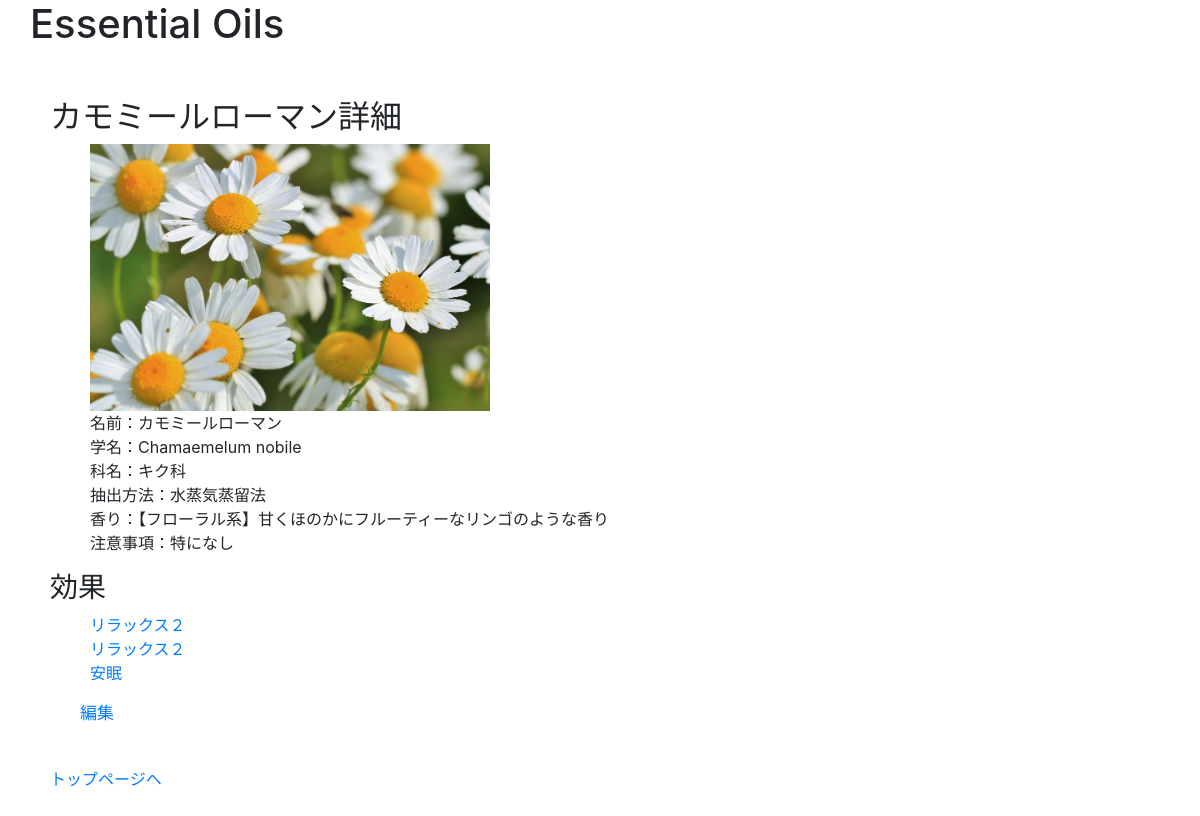
The app's page /oil_detail_for_user.php?id=3 with its own data.
### tables this page shows
CREATE TABLE `essential_oils` (
  `id` int(11) NOT NULL AUTO_INCREMENT,
  `name` varchar(255) NOT NULL,
  `scientific_name` varchar(255) NOT NULL,
  `plant_name` varchar(255) NOT NULL,
  `extraction` varchar(255) NOT NULL,
  `aroma` varchar(255) NOT NULL,
  `caution` varchar(255) NOT NULL,
  `english_name` varchar(255) NOT NULL,
  `user_id` int(11) NOT NULL,
  `image` varchar(255) NOT NULL,
  `created_at` timestamp NOT NULL DEFAULT CURRENT_TIMESTAMP,
  PRIMARY KEY (`id`),
  KEY `user_id` (`user_id`),
  CONSTRAINT `essential_oils_ibfk_1` FOREIGN KEY (`user_id`) REFERENCES `users` (`id`) ON DELETE CASCADE ON UPDATE CASCADE
);

CREATE TABLE `effects` (
  `id` int(11) NOT NULL AUTO_INCREMENT,
  `effect` varchar(255) NOT NULL,
  `content` varchar(255) NOT NULL,
  `caution` varchar(255) NOT NULL,
  `user_id` int(11) NOT NULL,
  `created_at` timestamp NOT NULL DEFAULT CURRENT_TIMESTAMP,
  PRIMARY KEY (`id`),
  KEY `user_id` (`user_id`),
  CONSTRAINT `effects_ibfk_1` FOREIGN KEY (`user_id`) REFERENCES `users` (`id`) ON DELETE CASCADE ON UPDATE CASCADE
);

### oil_detail_for_user.php (called while the page is built, shortened)
<?php
    require_once 'DAOs/OilDAO.php';
    require_once 'DAOs/EffectDAO.php';
    $login_user = $_SESSION['login_user'];
    $id = $_GET['id'];
    $oil = OilDAO::find($id);
    $effects = EffectDAO::get_all_effects_by_oil_id($id);
    include_once 'views/oil_detail_for_user_view.php';

### DAOs/OilDAO.php (called while the page is built, shortened)
<?php
    require_once 'DAOs/DAO.php';
    class OilDAO extends DAO{
        public static function find($id){
             try{
                $pdo = self::get_connection();
                $stmt = $pdo->prepare('SELECT * FROM essential_oils WHERE id=:id');
                $stmt->bindValue(':id', $id, PDO::PARAM_INT);
                $stmt->execute();
                $stmt->setFetchMode(PDO::FETCH_CLASS|PDO::FETCH_PROPS_LATE, 'Oil');
                $oil = $stmt->fetch();
            }catch(PDOException $e){
            }finally{
                self::close_connection($pdo, $stmt);
            }
            return $oil;
        }
    }

### DAOs/EffectDAO.php (called while the page is built, shortened)
<?php
    require_once 'DAOs/DAO.php';
    class EffectDAO extends DAO{
        public static function get_effect($id){
             try{
                $pdo = self::get_connection();
                $stmt = $pdo->prepare('SELECT * FROM effects WHERE id=:id');
                $stmt->bindValue(':id', $id, PDO::PARAM_INT);
                $stmt->execute();
                $stmt->setFetchMode(PDO::FETCH_CLASS|PDO::FETCH_PROPS_LATE, 'Effect');
                $effect = $stmt->fetch();
            }catch(PDOException $e){
            }finally{
                self::close_connection($pdo, $stmt);
            }
            return $effect;
        }
        public static function get_all_effects_by_oil_id($oil_id){
             try{
                $pdo = self::get_connection();
                $stmt = $pdo->prepare('SELECT * FROM relations WHERE oil_id=:oil_id');
                $stmt->bindValue(':oil_id', $oil_id, PDO::PARAM_INT);
                $stmt->execute();
                $stmt->setFetchMode(PDO::FETCH_CLASS|PDO::FETCH_PROPS_LATE, 'Relation');
                $relations = $stmt->fetchAll();
                $effects = array();
                foreach($relations as $relation){
                    $effect = self::get_effect($relation->effect_id);
                    $effects[] = $effect;
                }
            }catch(PDOException $e){
            }finally{
                self::close_connection($pdo, $stmt);
            }
            return $effects;
        }
    }

### DAOs/DAO.php (called while the page is built, shortened)
<?php
    class DAO {
        protected static function close_connection($pdo, $stmt){
            $pdo = null;
            $stmt = null;
        }
    }

### views/oil_detail_for_user_view.php (the view, shortened to what this page needs)
<!DOCTYPE html>
<html lang="ja">
    <head>
        <link rel="stylesheet" href="https://stackpath.bootstrapcdn.com/bootstrap/4.3.1/css/bootstrap.min.css">
        <link rel="stylesheet" href="css/style.css">
    </head>
    <body>
        <h1>Essential Oils</h1>
        <div class="essential_oils">
            <h2><?= $oil->name ?>詳細</h2>
            <ul>
                <li><img src="<?= $oil->image ?>" style="max-width: 400px"></li>
                <li>名前：<?= $oil->name ?></li>
                <li>学名：<?= $oil->scientific_name ?></li>
                <li>科名：<?= $oil->plant_name ?></li>
                <li>抽出方法：<?= $oil->extraction ?></li>
                <li>香り：<?= $oil->aroma ?></li>
                <li>注意事項：<?= $oil->caution ?></li>
            </ul>
            <h3>効果</h3>
            <ul>
            <?php foreach($effects as $effect): ?>
                <li><a href="effect_detail_for_user.php?id=<?= $effect->id ?>"><?= $effect->effect ?></a></li>
            <?php endforeach; ?>
            </ul>
            <?php if($login_user->id === $relation->user_id): ?>
            <p><a href="relation_edit.php?id=<?= $id ?>">編集</a></p>
            <?php endif; ?>
            <br>
            <p1><a href="mypage_top.php">トップページへ</a></p1>
        </div>
    </body>
</html>

### css/style.css (style rules this page uses)
h1 { padding-left: 30px; }
p { margin-left: 50px; }
.main, .essential_oils, .effects, .registerList, .relations { margin: 50px 50px; }
.essential_oils p, .effects p, .main p, .relations p, .registerList p { font-size: 17px; margin-left: 30px; }
.essential_oils ul, .effects ul, .relations ul { list-style: none; }

### records on screen
essential_oils: name "カモミールローマン", image (picture), scientific_name "Chamaemelum nobile", plant_name "キク科", extraction "水蒸気蒸留法", aroma "【フローラル系】甘くほのかにフルーティーなリンゴのような香り", caution "特になし"
effects: effect "リラックス２"
effects: effect "安眠"
